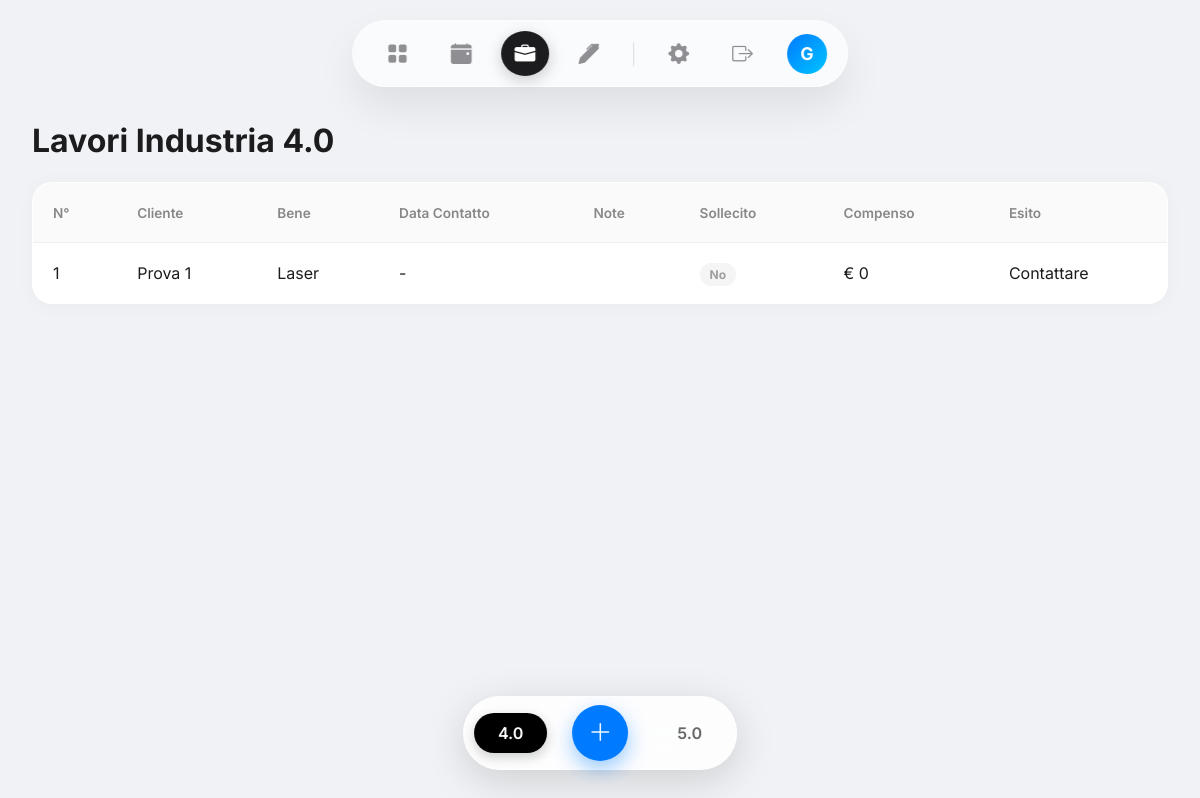
Page /lavori (signed in) on the committed database.
### app/models.py (models this page shows, shortened)
class User(UserMixin, db.Model):
    id = db.Column(db.Integer, primary_key=True)
    username = db.Column(db.String(64), unique=True, index=True)
    password_hash = db.Column(db.String(128))
    role = db.Column(db.String(20), default='base')
    admin_view_mode = db.Column(db.String(20), default='standard')

class Lavoro40(db.Model):
    id = db.Column(db.Integer, primary_key=True)
    numero = db.Column(db.Integer)
    cliente = db.Column(db.String(100))
    bene = db.Column(db.String(200))
    contattato = db.Column(db.Boolean, default=False)
    data_contatto = db.Column(db.Date, nullable=True)
    note = db.Column(db.Text)
    esito = db.Column(db.String(50))
    sollecito = db.Column(db.Boolean, default=False)
    compenso = db.Column(db.Float, default=0.0)
    created_at = db.Column(db.DateTime, default=datetime.utcnow)

### app/routes/main_routes.py (the view)
@bp.route('/lavori')
@login_required
def lavori():
    if current_user.role == 'admin':
        return redirect(url_for('main.lavori_admin'))
    tipo_lavoro = request.args.get('tipo', '40')
    if tipo_lavoro == '50':
        items = Lavoro50.query.all()
    else:
        items = Lavoro40.query.all()
    return render_template('main/lavori.html', items=items, tipo=tipo_lavoro)

### app/templates/main/lavori.html (shortened to what this page needs)
{% extends "base.html" %}
{% block content %}
<div class="header-section">
    <h1>Lavori Industria {{ "5.0" if tipo == '50' else "4.0" }}</h1>
</div>
<div class="table-container oneui-card">
    <table class="oneui-table">
    <thead>
        <tr>
            <th>N°</th>
            <th>Cliente</th>
            <th>Bene</th>
            {% if tipo == '40' %}
                <th>Data Contatto</th>
                <th>Note</th>
                <th>Sollecito</th>
                <th>Compenso</th>
                <th>Esito</th>
            {% else %}
                <th>Ex-Ante</th>
                <th>20%</th>
                <th>Ex-Post</th>
                <th>Note</th>
                <th>Codice</th>
            {% endif %}
            </tr>
    </thead>
    <tbody>
        {% for item in items %}
        <tr oncontextmenu="showContextMenu(event,
            '{{ item.id }}',
            '{{ tipo }}',
            '{{ item.cliente }}',
            '{{ item.bene }}',
            '{{ item.note|replace('\r', '')|replace('\n', ' ')|escape }}',
            '{{ 'true' if item.contattato else 'false' }}',
            '{{ item.data_contatto }}',
            '{{ item.esito if tipo=='40' else '' }}',
            '{{ item.compenso if tipo=='40' else '' }}',
            '{{ item.codice if tipo=='50' else '' }}'
        )">
            <td>{{ item.numero }}</td>
            <td>{{ item.cliente }}</td>
            <td>{{ item.bene }}</td>
            {% if tipo == '40' %}
                <td>
                    {% if item.data_contatto %}
                        {{ item.data_contatto.strftime('%d/%m/%Y') }}
                    {% else %}
                        -
                    {% endif %}
                </td>
                <td class="text-truncate">{{ item.note }}</td>
                <td>
                    <span class="badge {{ 'red' if item.sollecito else 'grey' }}">
                        {{ 'Sì' if item.sollecito else 'No' }}
                    </span>
                </td>
                <td>€ {{ item.compenso or 0 }}</td>
                <td><span class="status-pill">{{ item.esito }}</span></td>
            {% endif %}
        </tr>
        {% else %}
        <tr>
            <td colspan="10" style="text-align:center; color:#999; padding: 30px;">
                Nessun lavoro presente. Clicca + per aggiungere.
            </td>
        </tr>
        {% endfor %}
    </tbody>
</table>
</div>
<div style="height: 100px;"></div>
<div class="bottom-floating-bar">
    <a href="{{ url_for('main.lavori', tipo='40') }}" class="pill-switch {{ 'active' if tipo == '40' }}">
        4.0
    </a>
	<button class="btn-add-circle" onclick="openModal('{{ tipo }}')">
		<i class="bi bi-plus-lg"></i>
	</button>
    <a href="{{ url_for('main.lavori', tipo='50') }}" class="pill-switch {{ 'active' if tipo == '50' }}">
        5.0
    </a>
</div>
{% endblock %}

### app/templates/base.html (shortened to what this page needs)
<!DOCTYPE html>
<html lang="it">
<head>
    <link rel="stylesheet" href="{{ url_for('static', filename='css/style.css') }}">
    <link rel="stylesheet" href="https://cdn.jsdelivr.net/npm/bootstrap-icons@1.11.3/font/bootstrap-icons.min.css">
</head>
<body>
    <nav class="floating-nav">
        <a href="{{ url_for('main.dashboard') }}" class="nav-item {% if request.endpoint == 'main.dashboard' %}active{% endif %}" title="Dashboard">
            <i class="bi bi-grid-fill"></i>
        </a>
		<a href="{{ url_for('main.calendario') }}" class="nav-item {% if request.endpoint == 'main.calendario' %}active{% endif %}" title="Calendario">
			<i class="bi bi-calendar-event-fill"></i>
		</a>
		{% if current_user.role == 'admin' %}
            <a href="{{ url_for('main.lavori_admin') }}" class="nav-item {% if request.endpoint == 'main.lavori_admin' %}active{% endif %}" title="Amministrazione Lavori">
                <i class="bi bi-briefcase-fill"></i>
            </a>
        {% else %}
            <a href="{{ url_for('main.lavori') }}" class="nav-item {% if request.endpoint == 'main.lavori' %}active{% endif %}" title="I miei Lavori">
                <i class="bi bi-briefcase-fill"></i>
            </a>
        {% endif %}
		{% if current_user.role == 'admin' %}
            {% if current_user.admin_view_mode == 'extra2' %}
            <a href="{{ url_for('main.lavori_focus') }}" class="nav-item {% if request.endpoint == 'main.lavori_focus' %}active{% endif %}" title="Focus View">
                <i class="bi bi-eye-fill"></i> </a>
            {% endif %}
        {% else %}
            <a href="https://progettofirme.pythonanywhere.com/" target="_blank" class="nav-item" title="Firma">
                <i class="bi bi-pen-fill"></i>
            </a>
        {% endif %}
		<a href="{{ url_for('main.impostazioni') }}" class="nav-item {% if request.endpoint == 'main.impostazioni' %}active{% endif %}" title="Impostazioni">
			<i class="bi bi-gear-fill"></i>
		</a>
		<a href="{{ url_for('auth.logout') }}" class="nav-item" title="Esci">
            <i class="bi bi-box-arrow-right"></i>
        </a>
        <div class="nav-profile">
            <div class="avatar-circle">
                {{ current_user.username[0] }} </div>
        </div>
    </nav>
    <div class="main-content">
        {% block content %}{% endblock %}
    </div>
</body>
</html>

### app/static/css/style.css (style rules this page uses)
:root { --bg-color: #F0F2F5; --primary: #007AFF; --fe-green: #00A651; --text-dark: #1C1C1E; --glass-bg: rgba(255, 255, 255, 0.85); --glass-border: 1px solid rgba(255, 255, 255, 0.6); --shadow-soft: 0 8px 32px rgba(0, 0, 0, 0.05); }
body { font-family: 'Inter', sans-serif; margin: 0; padding: 0; background-color: var(--bg-color); color: var(--text-dark); }
.main-content { padding-top: 100px; padding-left: 2rem; padding-right: 2rem; max-width: 1200px; margin: 0 auto; }
.floating-nav { position: fixed; top: 20px; left: 50%; transform: translateX(-50%); background: rgba(255, 255, 255, 0.65); backdrop-filter: blur(25px) saturate(180%); -webkit-backdrop-filter: blur(25px) saturate(180%); padding: 10px 20px; border: 1px solid rgba(255, 255, 255, 0.8); border-radius: 50px; box-shadow: 0 20px 40px rgba(0,0,0,0.08); border: 1px solid rgba(255,255,255,0.6); display: flex; align-items: center; gap: 15px; z-index: 1000; }
.nav-item { color: #8e8e93; font-size: 1.3rem; padding: 10px 14px; border-radius: 50%; transition: all 0.3s cubic-bezier(0.25, 0.8, 0.25, 1); display: flex; align-items: center; justify-content: center; }
.nav-item.active { background-color: var(--text-dark); color: #fff; box-shadow: 0 4px 15px rgba(0,0,0,0.2); }
.nav-profile { margin-left: 5px; }
.avatar-circle { width: 40px; height: 40px; background: linear-gradient(135deg, #007AFF, #00C6FF); color: white; border-radius: 50%; display: flex; align-items: center; justify-content: center; font-weight: bold; font-size: 1.1rem; cursor: pointer; }
.oneui-card { background: #fff; border-radius: 26px; padding: 24px; box-shadow: 0 2px 20px rgba(0,0,0,0.03); border: 1px solid rgba(255,255,255,0.5); transition: transform 0.2s; }
.table-container { overflow-x: auto; padding: 0; border-radius: 20px; }
.oneui-table { width: 100%; border-collapse: collapse; min-width: 600px; }
.oneui-table th { text-align: left; padding: 18px 20px; background-color: #fafafa; color: #888; font-weight: 600; font-size: 0.85rem; border-bottom: 1px solid #eee; }
.oneui-table td { padding: 16px 20px; border-bottom: 1px solid #f0f0f0; color: var(--text-dark); }
.oneui-table tr:last-child td { border-bottom: none; }
.badge { padding: 4px 10px; border-radius: 12px; font-size: 0.75rem; font-weight: bold; }
.badge.grey { background: #f5f5f5; color: #9e9e9e; }
.bottom-floating-bar { position: fixed; bottom: 30px; left: 50%; transform: translateX(-50%); background: var(--glass-bg); backdrop-filter: blur(25px); -webkit-backdrop-filter: blur(25px); padding: 8px 10px; border-radius: 100px; box-shadow: 0 10px 40px rgba(0,0,0,0.15); border: 1px solid rgba(255,255,255,0.5); display: flex; align-items: center; gap: 15px; z-index: 1000; }
.pill-switch { text-decoration: none; color: #666; font-weight: 600; padding: 10px 24px; border-radius: 30px; transition: all 0.3s ease; }
.pill-switch.active { background-color: #000; color: #fff; box-shadow: 0 4px 12px rgba(0,0,0,0.2); }
.btn-add-circle { width: 56px; height: 56px; background: var(--primary); color: white; border: none; border-radius: 50%; font-size: 1.5rem; cursor: pointer; display: flex; align-items: center; justify-content: center; box-shadow: 0 8px 20px rgba(0, 122, 255, 0.4); transition: transform 0.2s cubic-bezier(0.34, 1.56, 0.64, 1); margin: 0 10px; }
.text-truncate { max-width: 150px; white-space: nowrap; overflow: hidden; text-overflow: ellipsis; }
.oneui-table tr { height: 60px; }

### rows in the picture
User: username "G"
Lavoro40: numero "1", cliente "Prova 1", bene "Laser", sollecito "No", compenso "0", esito "Contattare"

### other values in the picture
{{ "5.0" if tipo == '50' else "4.0" }} "4.0"
